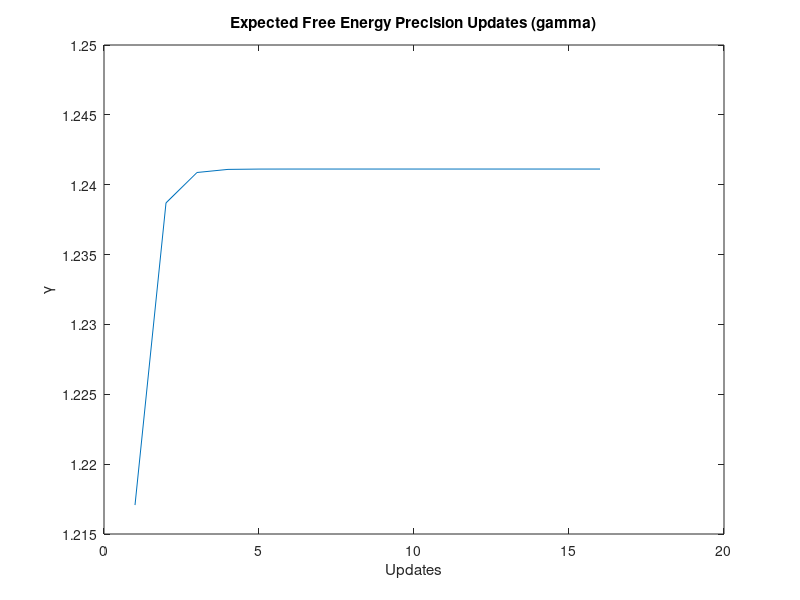

Reproduce this figure in MATLAB.
%% Example code for simulating expected free energy precision (beta/gamma) updates
% (associated with dopamine in the neural process theory)

% Supplementary Code for: A Step-by-Step Tutorial on Active Inference Modelling and its 
% Application to Empirical Data

% By: Ryan Smith, Karl J. Friston, Christopher J. Whyte

%%%%%%%%%%%%%%%%%%%%%%%%%%%%%%%%%%%%%%%%%%%%%%%%%%%%%%%%%%%%%%%%%%%%%%%%%%%

clear all
close all

% Here you can set the number of policies and the distributions that
% contribute to prior and posterior policy precision

E = [1 1 1 1 1]';                             % Set a fixed-form prior distribution 
                                              % over policies (habits)

G = [12.505 9.51 12.5034 12.505 12.505]';     % Set an example expected 
                                              % free energy distribution over policies

F = [17.0207 1.7321 1.7321 17.0387 17.0387]'; % Set an example variational 
                                              % free energy distribution over 
                                              % policies after a new observation


gamma_0 = 1;                 % Starting expected free energy precision value
gamma = gamma_0;             % Initial expected free energy precision to be updated
beta_prior = 1/gamma;        % Initial prior on expected free energy precision
beta_posterior = beta_prior; % Initial posterior on expected free energy precision
 

for ni = 1:16 % number of variational updates (16)

    % calculate prior and posterior over policies (see main text for 
    % explanation of equations) 

    pi_0 = exp(log(E) - gamma*G)/sum(exp(log(E) - gamma*G)); % prior over policies

    pi_posterior = exp(log(E) - gamma*G - F)/sum(exp(log(E) - gamma*G - F)); % posterior 
                                                                             % over policies
    % calculate expected free energy precision 

    beta_update = (pi_posterior - pi_0)'*-G; % calculate update

    dFd_gamma = beta_posterior - beta_prior + beta_update; % partial derivative of F 
                                                           % with respect to gamma 
                                                           % (recall gamma = 1/beta)
    
    beta_posterior = beta_posterior - dFd_gamma/2; % update posterior precision 
                                                   % estimate (with step size of 2, which reduces 
                                                   % the magnitude of each update and can promote 
                                                   % stable convergence)

    gamma = 1/beta_posterior; % update expected free energy precision

    % simulate dopamine responses

    n = ni;

    gamma_dopamine(n,1) = gamma; % simulated neural encoding of precision
                                 % (beta_posterior^-1) at each iteration of 
                                 % variational updating

    policies_neural(:,n) = pi_posterior; % neural encoding of posterior over policies at 
                                         % each iteration of variational updating

    pi_posterior = pi_posterior;         % record posterior over policies 

end 

%% Show Results

disp(' ');
disp('Policy Prior:');
disp(pi_0);
disp(' ');
disp('Policy Posterior:');
disp(pi_posterior);
disp(' ');
disp('Policy Difference Vector:');
disp(pi_posterior-pi_0);
disp(' ');
disp('Negative Expected Free Energy:');
disp(-G);
disp(' ');
disp('Prior G Precision (Prior Gamma):');
disp(gamma_0);
disp(' ');
disp('Posterior G Precision (Prior Gamma):');
disp(gamma);
disp(' ');

plot(gamma_dopamine);
title('Expected Free Energy Precision Updates (gamma)');
xlabel('Updates');
ylabel('\gamma');

% uncomment if you want to show firing rates encoding beliefs about each
% policy (columns = policies, rows = updates over time)

% disp('Firing rates encoding beliefs over policies:');
% disp(policies_neural');
% disp(' ');
